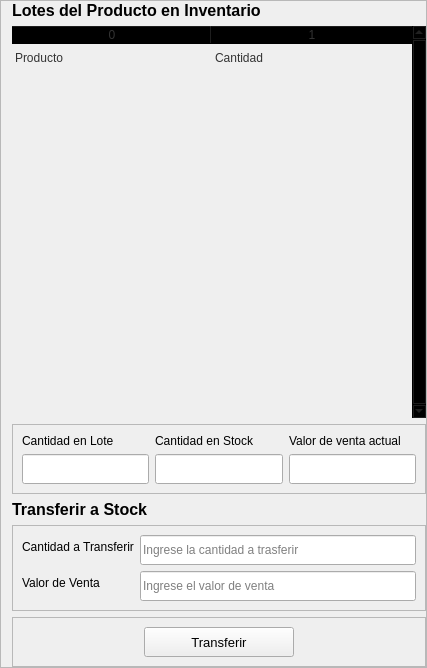
          <widget class="QFrame" name="frame_27">
           <property name="frameShape">
            <enum>QFrame::StyledPanel</enum>
           </property>
           <property name="frameShadow">
            <enum>QFrame::Raised</enum>
           </property>
           <layout class="QVBoxLayout" name="verticalLayout_4">
            <property name="topMargin">
             <number>0</number>
            </property>
            <property name="rightMargin">
             <number>0</number>
            </property>
            <property name="bottomMargin">
             <number>0</number>
            </property>
            <item>
             <widget class="QLabel" name="label_22">
              <property name="font">
               <font>
                <pointsize>10</pointsize>
                <italic>false</italic>
                <bold>false</bold>
               </font>
              </property>
              <property name="text">
               <string>&lt;html&gt;&lt;head/&gt;&lt;body&gt;&lt;p&gt;&lt;span style=&quot; font-size:12pt; font-weight:700;&quot;&gt;Lotes del Producto en Inventario&lt;/span&gt;&lt;/p&gt;&lt;/body&gt;&lt;/html&gt;</string>
              </property>
             </widget>
            </item>
            <item>
             <widget class="QTableWidget" name="invTable">
              <property name="sizePolicy">
               <sizepolicy hsizetype="Expanding" vsizetype="Expanding">
                <horstretch>0</horstretch>
                <verstretch>0</verstretch>
               </sizepolicy>
              </property>
              <property name="palette">
               <palette>
                <active>
                 <colorrole role="WindowText">
                  <brush brushstyle="SolidPattern">
                   <color alpha="255">
                    <red>51</red>
                    <green>51</green>
                    <blue>51</blue>
                   </color>
                  </brush>
                 </colorrole>
                 <colorrole role="Button">
                  <brush brushstyle="SolidPattern">
                   <color alpha="0">
                    <red>0</red>
                    <green>0</green>
                    <blue>0</blue>
                   </color>
                  </brush>
                 </colorrole>
                 <colorrole role="Text">
                  <brush brushstyle="SolidPattern">
                   <color alpha="255">
                    <red>51</red>
                    <green>51</green>
                    <blue>51</blue>
                   </color>
                  </brush>
                 </colorrole>
                 <colorrole role="ButtonText">
                  <brush brushstyle="SolidPattern">
                   <color alpha="255">
                    <red>51</red>
                    <green>51</green>
                    <blue>51</blue>
                   </color>
                  </brush>
                 </colorrole>
                 <colorrole role="Base">
                  <brush brushstyle="NoBrush">
                   <color alpha="255">
                    <red>0</red>
                    <green>0</green>
                    <blue>0</blue>
                   </color>
                  </brush>
                 </colorrole>
                 <colorrole role="Window">
                  <brush brushstyle="SolidPattern">
                   <color alpha="0">
                    <red>0</red>
                    <green>0</green>
                    <blue>0</blue>
                   </color>
                  </brush>
                 </colorrole>
                 <colorrole role="PlaceholderText">
                  <brush brushstyle="SolidPattern">
                   <color alpha="255">
                    <red>51</red>
                    <green>51</green>
                    <blue>51</blue>
                   </color>
                  </brush>
                 </colorrole>
                </active>
                <inactive>
                 <colorrole role="WindowText">
                  <brush brushstyle="SolidPattern">
                   <color alpha="255">
                    <red>51</red>
                    <green>51</green>
                    <blue>51</blue>
                   </color>
                  </brush>
                 </colorrole>
                 <colorrole role="Button">
                  <brush brushstyle="SolidPattern">
                   <color alpha="0">
                    <red>0</red>
                    <green>0</green>
                    <blue>0</blue>
                   </color>
                  </brush>
                 </colorrole>
                 <colorrole role="Text">
                  <brush brushstyle="SolidPattern">
                   <color alpha="255">
                    <red>51</red>
                    <green>51</green>
                    <blue>51</blue>
                   </color>
                  </brush>
                 </colorrole>
                 <colorrole role="ButtonText">
                  <brush brushstyle="SolidPattern">
                   <color alpha="255">
                    <red>51</red>
                    <green>51</green>
                    <blue>51</blue>
                   </color>
                  </brush>
                 </colorrole>
                 <colorrole role="Base">
                  <brush brushstyle="NoBrush">
                   <color alpha="255">
                    <red>0</red>
                    <green>0</green>
                    <blue>0</blue>
                   </color>
                  </brush>
                 </colorrole>
                 <colorrole role="Window">
                  <brush brushstyle="SolidPattern">
                   <color alpha="0">
                    <red>0</red>
                    <green>0</green>
                    <blue>0</blue>
                   </color>
                  </brush>
                 </colorrole>
                 <colorrole role="PlaceholderText">
                  <brush brushstyle="SolidPattern">
                   <color alpha="255">
                    <red>51</red>
                    <green>51</green>
                    <blue>51</blue>
                   </color>
                  </brush>
                 </colorrole>
                </inactive>
                <disabled>
                 <colorrole role="WindowText">
                  <brush brushstyle="SolidPattern">
                   <color alpha="255">
                    <red>51</red>
                    <green>51</green>
                    <blue>51</blue>
                   </color>
                  </brush>
                 </colorrole>
                 <colorrole role="Button">
                  <brush brushstyle="SolidPattern">
                   <color alpha="0">
                    <red>0</red>
                    <green>0</green>
                    <blue>0</blue>
                   </color>
                  </brush>
                 </colorrole>
                 <colorrole role="Text">
                  <brush brushstyle="SolidPattern">
                   <color alpha="255">
                    <red>51</red>
                    <green>51</green>
                    <blue>51</blue>
                   </color>
                  </brush>
                 </colorrole>
                 <colorrole role="ButtonText">
                  <brush brushstyle="SolidPattern">
                   <color alpha="255">
                    <red>51</red>
                    <green>51</green>
                    <blue>51</blue>
                   </color>
                  </brush>
                 </colorrole>
                 <colorrole role="Base">
                  <brush brushstyle="NoBrush">
                   <color alpha="255">
                    <red>0</red>
                    <green>0</green>
                    <blue>0</blue>
                   </color>
                  </brush>
                 </colorrole>
                 <colorrole role="Window">
                  <brush brushstyle="SolidPattern">
                   <color alpha="0">
                    <red>0</red>
                    <green>0</green>
                    <blue>0</blue>
                   </color>
                  </brush>
                 </colorrole>
                 <colorrole role="PlaceholderText">
                  <brush brushstyle="SolidPattern">
                   <color alpha="255">
                    <red>51</red>
                    <green>51</green>
                    <blue>51</blue>
                   </color>
                  </brush>
                 </colorrole>
                </disabled>
               </palette>
              </property>
              <property name="frameShape">
               <enum>QFrame::NoFrame</enum>
              </property>
              <property name="verticalScrollBarPolicy">
               <enum>Qt::ScrollBarAlwaysOn</enum>
              </property>
              <property name="sizeAdjustPolicy">
               <enum>QAbstractScrollArea::AdjustToContents</enum>
              </property>
              <property name="editTriggers">
               <set>QAbstractItemView::NoEditTriggers</set>
              </property>
              <property name="selectionMode">
               <enum>QAbstractItemView::SingleSelection</enum>
              </property>
              <property name="selectionBehavior">
               <enum>QAbstractItemView::SelectRows</enum>
              </property>
              <property name="showGrid">
               <bool>true</bool>
              </property>
              <property name="gridStyle">
               <enum>Qt::SolidLine</enum>
              </property>
              <property name="sortingEnabled">
               <bool>false</bool>
              </property>
              <attribute name="horizontalHeaderVisible">
               <bool>true</bool>
              </attribute>
              <attribute name="horizontalHeaderCascadingSectionResizes">
               <bool>true</bool>
              </attribute>
              <attribute name="horizontalHeaderDefaultSectionSize">
               <number>200</number>
              </attribute>
              <attribute name="horizontalHeaderStretchLastSection">
               <bool>true</bool>
              </attribute>
              <attribute name="verticalHeaderVisible">
               <bool>false</bool>
              </attribute>
              <attribute name="verticalHeaderCascadingSectionResizes">
               <bool>false</bool>
              </attribute>
              <attribute name="verticalHeaderHighlightSections">
               <bool>false</bool>
              </attribute>
              <attribute name="verticalHeaderStretchLastSection">
               <bool>false</bool>
              </attribute>
              <row>
               <property name="text">
                <string>New Row</string>
               </property>
               <property name="font">
                <font/>
               </property>
              </row>
              <row>
               <property name="text">
                <string>Nueva fila</string>
               </property>
              </row>
              <row>
               <property name="text">
                <string>Nueva fila</string>
               </property>
              </row>
              <row>
               <property name="text">
                <string>New Row</string>
               </property>
              </row>
              <row>
               <property name="text">
                <string>New Row</string>
               </property>
              </row>
              <row>
               <property name="text">
                <string>New Row</string>
               </property>
              </row>
              <row>
               <property name="text">
                <string>New Row</string>
               </property>
              </row>
              <row>
               <property name="text">
                <string>New Row</string>
               </property>
              </row>
              <row>
               <property name="text">
                <string>New Row</string>
               </property>
              </row>
              <row>
               <property name="text">
                <string>New Row</string>
               </property>
              </row>
              <row>
               <property name="text">
                <string>New Row</string>
               </property>
              </row>
              <row>
               <property name="text">
                <string>New Row</string>
               </property>
              </row>
              <column>
               <property name="text">
                <string>0</string>
               </property>
              </column>
              <column>
               <property name="text">
                <string>1</string>
               </property>
              </column>
              <item row="0" column="0">
               <property name="text">
                <string>Producto</string>
               </property>
              </item>
              <item row="0" column="1">
               <property name="text">
                <string>Cantidad</string>
               </property>
              </item>
             </widget>
            </item>
            <item>
             <widget class="QFrame" name="frame_24">
              <property name="frameShape">
               <enum>QFrame::StyledPanel</enum>
              </property>
              <property name="frameShadow">
               <enum>QFrame::Raised</enum>
              </property>
              <layout class="QGridLayout" name="gridLayout">
               <item row="1" column="1">
                <widget class="QLineEdit" name="textCanStock">
                 <property name="minimumSize">
                  <size>
                   <width>0</width>
                   <height>30</height>
                  </size>
                 </property>
                 <property name="text">
                  <string/>
                 </property>
                </widget>
               </item>
               <item row="1" column="0">
                <widget class="QLineEdit" name="textCanLote">
                 <property name="minimumSize">
                  <size>
                   <width>0</width>
                   <height>30</height>
                  </size>
                 </property>
                 <property name="text">
                  <string/>
                 </property>
                </widget>
               </item>
               <item row="0" column="0">
                <widget class="QLabel" name="labelVersion_17">
                 <property name="lineWidth">
                  <number>1</number>
                 </property>
                 <property name="text">
                  <string>Cantidad en Lote</string>
                 </property>
                 <property name="alignment">
                  <set>Qt::AlignLeading|Qt::AlignLeft|Qt::AlignVCenter</set>
                 </property>
                </widget>
               </item>
               <item row="0" column="1">
                <widget class="QLabel" name="labelVersion_16">
                 <property name="lineWidth">
                  <number>1</number>
                 </property>
                 <property name="text">
                  <string>Cantidad en Stock</string>
                 </property>
                 <property name="alignment">
                  <set>Qt::AlignLeading|Qt::AlignLeft|Qt::AlignVCenter</set>
                 </property>
                </widget>
               </item>
               <item row="0" column="2">
                <widget class="QLabel" name="labelVersion_38">
                 <property name="lineWidth">
                  <number>1</number>
                 </property>
                 <property name="text">
                  <string>Valor de venta actual</string>
                 </property>
                 <property name="alignment">
                  <set>Qt::AlignLeading|Qt::AlignLeft|Qt::AlignVCenter</set>
                 </property>
                </widget>
               </item>
               <item row="1" column="2">
                <widget class="QLineEdit" name="textCosLote">
                 <property name="minimumSize">
                  <size>
                   <width>0</width>
                   <height>30</height>
                  </size>
                 </property>
                 <property name="text">
                  <string/>
                 </property>
                </widget>
               </item>
              </layout>
             </widget>
            </item>
            <item>
             <widget class="QLabel" name="label_20">
              <property name="font">
               <font>
                <pointsize>10</pointsize>
                <italic>false</italic>
                <bold>false</bold>
               </font>
              </property>
              <property name="text">
               <string>&lt;html&gt;&lt;head/&gt;&lt;body&gt;&lt;p&gt;&lt;span style=&quot; font-size:12pt; font-weight:700;&quot;&gt;Transferir a Stock&lt;/span&gt;&lt;/p&gt;&lt;/body&gt;&lt;/html&gt;</string>
              </property>
             </widget>
            </item>
            <item>
             <widget class="QFrame" name="frame_25">
              <property name="frameShape">
               <enum>QFrame::StyledPanel</enum>
              </property>
              <property name="frameShadow">
               <enum>QFrame::Raised</enum>
              </property>
              <layout class="QFormLayout" name="formLayout_8">
               <item row="0" column="0">
                <widget class="QLabel" name="labelVersion_18">
                 <property name="lineWidth">
                  <number>1</number>
                 </property>
                 <property name="text">
                  <string>Cantidad a Transferir</string>
                 </property>
                 <property name="alignment">
                  <set>Qt::AlignLeading|Qt::AlignLeft|Qt::AlignVCenter</set>
                 </property>
                </widget>
               </item>
               <item row="1" column="0">
                <widget class="QLabel" name="labelVersion_37">
                 <property name="lineWidth">
                  <number>1</number>
                 </property>
                 <property name="text">
                  <string>Valor de Venta</string>
                 </property>
                 <property name="alignment">
                  <set>Qt::AlignLeading|Qt::AlignLeft|Qt::AlignVCenter</set>
                 </property>
                </widget>
               </item>
               <item row="1" column="1">
                <widget class="QLineEdit" name="textValVen">
                 <property name="minimumSize">
                  <size>
                   <width>0</width>
                   <height>30</height>
                  </size>
                 </property>
                 <property name="text">
                  <string/>
                 </property>
                 <property name="placeholderText">
                  <string>Ingrese el valor de venta</string>
                 </property>
                </widget>
               </item>
               <item row="0" column="1">
                <widget class="QLineEdit" name="textCanTrans">
                 <property name="minimumSize">
                  <size>
                   <width>0</width>
                   <height>30</height>
                  </size>
                 </property>
                 <property name="text">
                  <string/>
                 </property>
                 <property name="placeholderText">
                  <string>Ingrese la cantidad a trasferir</string>
                 </property>
                </widget>
               </item>
              </layout>
             </widget>
            </item>
            <item>
             <widget class="QFrame" name="frame_26">
              <property name="frameShape">
               <enum>QFrame::StyledPanel</enum>
              </property>
              <property name="frameShadow">
               <enum>QFrame::Raised</enum>
              </property>
              <layout class="QHBoxLayout" name="horizontalLayout_14">
               <item>
                <spacer name="horizontalSpacer_7">
                 <property name="orientation">
                  <enum>Qt::Horizontal</enum>
                 </property>
                 <property name="sizeHint" stdset="0">
                  <size>
                   <width>40</width>
                   <height>20</height>
                  </size>
                 </property>
                </spacer>
               </item>
               <item>
                <widget class="QPushButton" name="ButtonTrans">
                 <property name="minimumSize">
                  <size>
                   <width>150</width>
                   <height>30</height>
                  </size>
                 </property>
                 <property name="font">
                  <font>
                   <pointsize>10</pointsize>
                   <italic>false</italic>
                   <bold>false</bold>
                  </font>
                 </property>
                 <property name="cursor">
                  <cursorShape>PointingHandCursor</cursorShape>
                 </property>
                 <property name="text">
                  <string>Transferir</string>
                 </property>
                 <property name="icon">
                  <iconset resource="../../resources.qrc">
                   <normaloff>:/icons/images/icons/cil-arrow-circle-right.png</normaloff>:/icons/images/icons/cil-arrow-circle-right.png</iconset>
                 </property>
                </widget>
               </item>
               <item>
                <spacer name="horizontalSpacer_8">
                 <property name="orientation">
                  <enum>Qt::Horizontal</enum>
                 </property>
                 <property name="sizeHint" stdset="0">
                  <size>
                   <width>40</width>
                   <height>20</height>
                  </size>
                 </property>
                </spacer>
               </item>
              </layout>
             </widget>
            </item>
           </layout>
          </widget>
